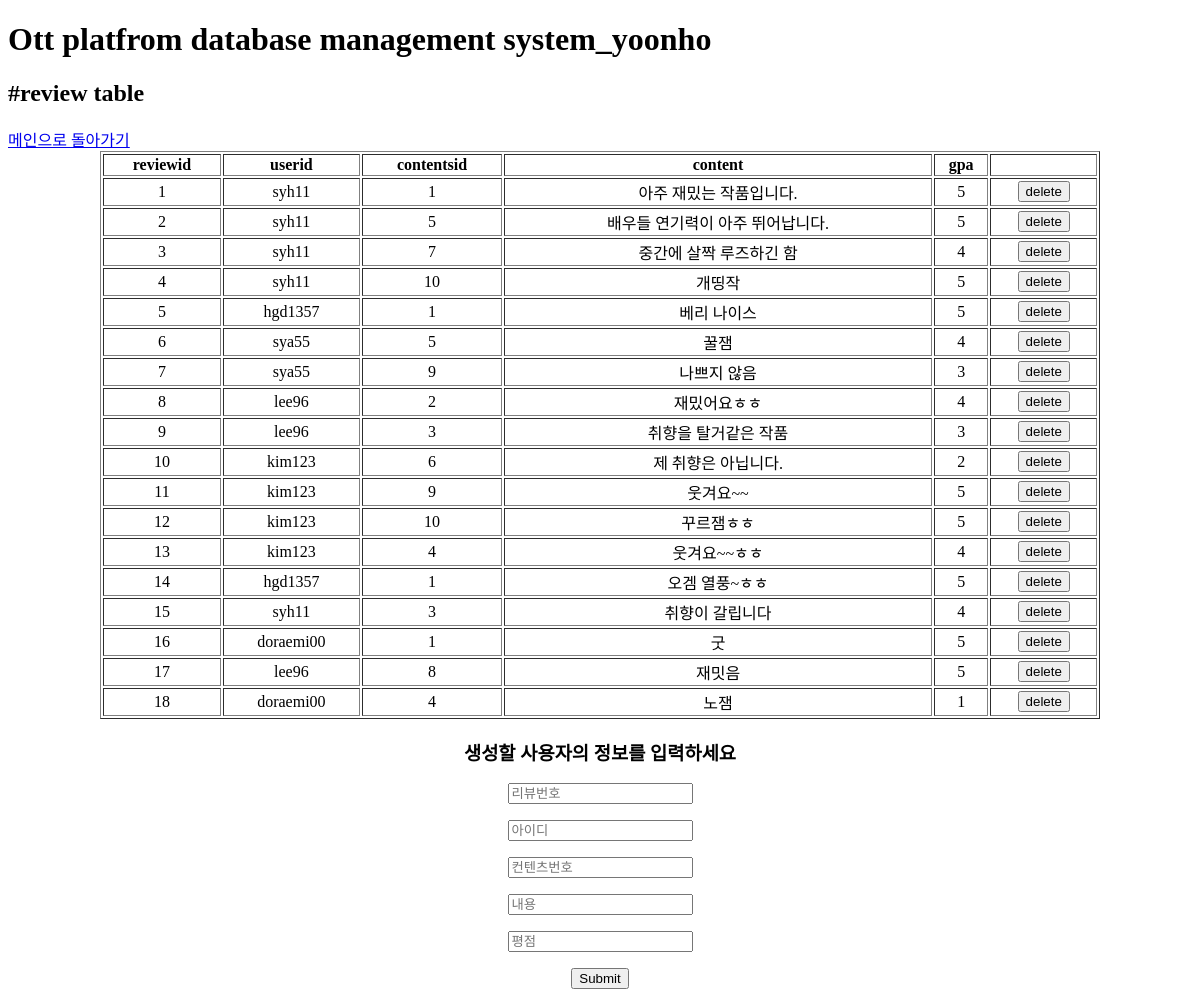
/select_review.php, run on an earlier commit of the app's database.
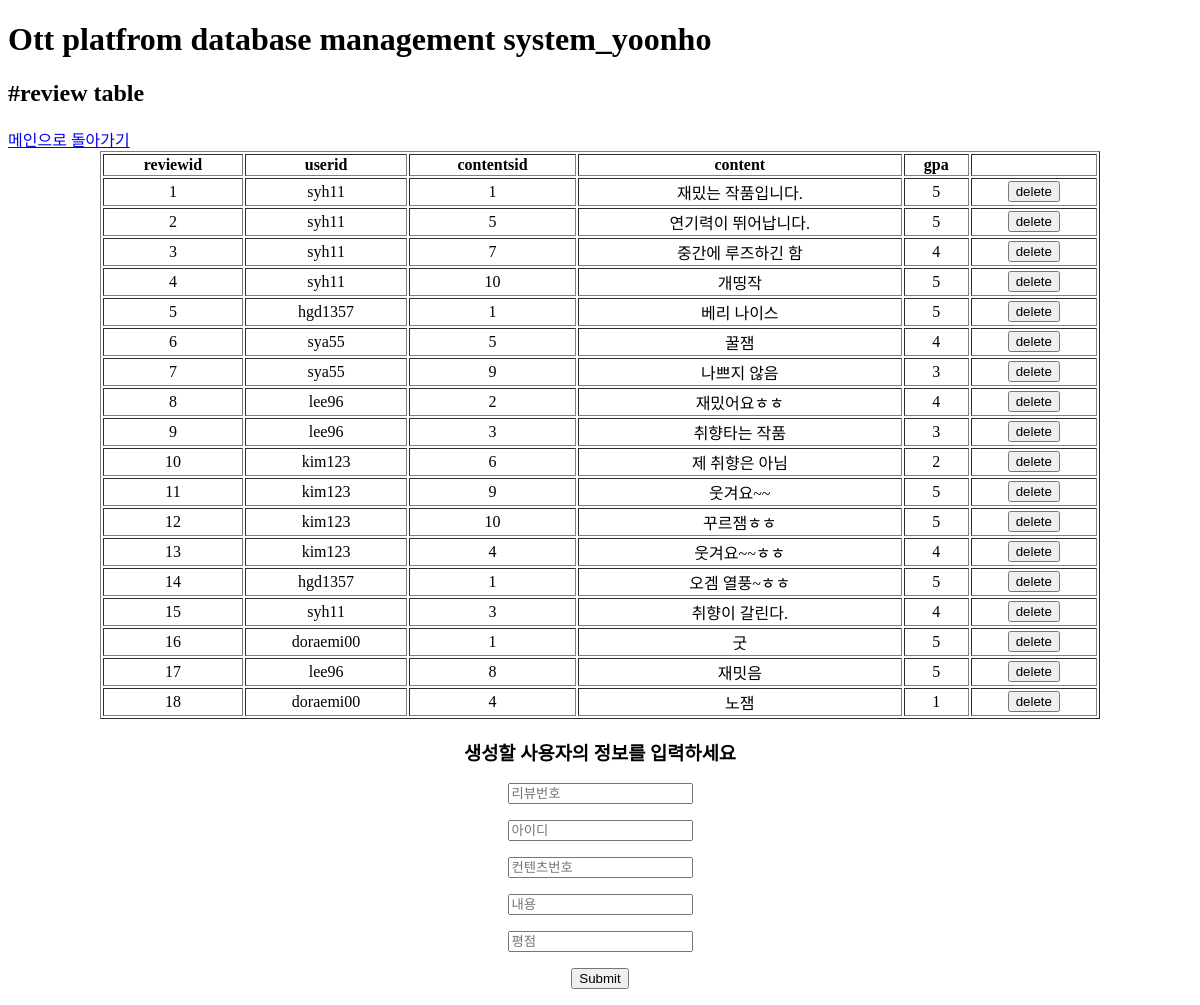
And on a later commit of the database.
### tables this page shows
CREATE TABLE review(
    reviewid INTEGER PRIMARY KEY,
    userid varchar(40),
    contentsid INTEGER,
    content varchar(200),
    gpa INTEGER,
    FOREIGN KEY (userid) REFERENCES user(userid),
    FOREIGN KEY (contentsid) REFERENCES contents(contentsid)
);

### select_review.php (the view, shortened to what this page needs)
<?php
$conn = mysqli_connect("192.168.56.101:4567","yhshin","1234","ottyoon");
$sql = "SELECT * FROM review";
$result = mysqli_query($conn,$sql);
?>
<!doctype html>
<html>
  <head>
  </head>
  <body>
    <h1>Ott platfrom database management system_yoonho</h1>
    <h2>#review table</h2>
    <a href="index.php">메인으로 돌아가기</a>
    <table border="1" width="1000" height="300" align="center">
      <thead>
        <tr>
        <th>reviewid</th>
        <th>userid</th>
        <th>contentsid</th>
        <th>content</th>
        <th>gpa</th>
        <th></th>
      </tr>
      </thead>
      <?php
      while($row = mysqli_fetch_array($result)){
        ?>
        <tr align = "center">
        <td><?php echo $row['reviewid'];?></td>
        <td><?php echo $row['userid'];?></td>
        <td><?php echo $row['contentsid'];?></td>
        <td><?php echo $row['content'];?></td>
        <td><?php echo $row['gpa'];?></td>
        <td>
            <form action="delete_review.php" method="post">
              <input type="submit" value="delete">
            </form>
        </td>
        </tr>
        <?php
      }
      ?>
      </table>
      <form align="center" action="insert_review.php" method="POST">
        <h3>생성할 사용자의 정보를 입력하세요</h3>
        <p><input type="text" name="reviewid" placeholder="리뷰번호" ></p>
        <p><input type="text" name="userid" placeholder="아이디" ></p>
        <p><input type="text" name="contentsid" placeholder="컨텐츠번호" ></p>
        <p><input type="text" name="content" placeholder="내용" </p>
        <p><input type="text" name="gpa" placeholder="평점" </p>
        <p><input type="submit" value="Submit"></p>
      </form>
  </body>
</html>

What changed in the data, as far as the page shows it:
changed review id 1: content "아주 재밌는 작품입니다." → "재밌는 작품입니다."
changed review id 2: content "배우들 연기력이 아주 뛰어납니다." → "연기력이 뛰어납니다."
changed review id 3: content "중간에 살짝 루즈하긴 함" → "중간에 루즈하긴 함"
changed review id 9: content "취향을 탈거같은 작품" → "취향타는 작품"
changed review id 10: content "제 취향은 아닙니다." → "제 취향은 아님"
changed review id 15: content "취향이 갈립니다" → "취향이 갈린다."
